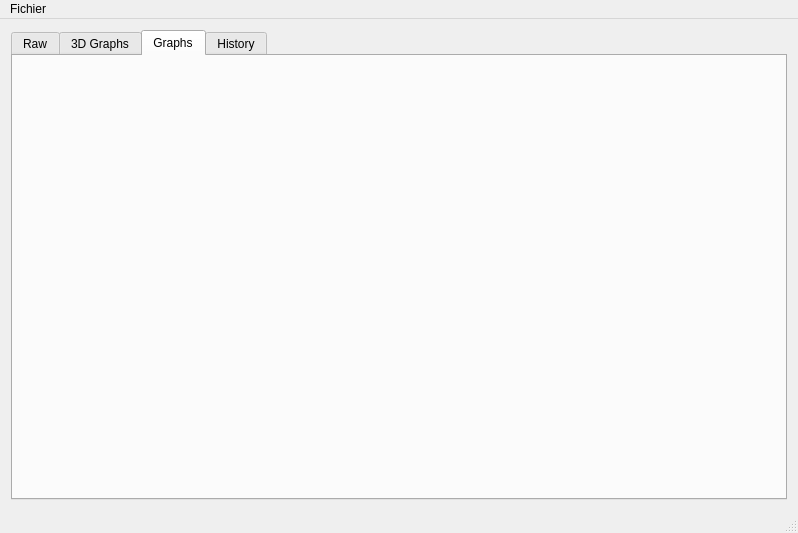
<?xml version="1.0" encoding="UTF-8"?>
<ui version="4.0">
 <class>MainWindow</class>
 <widget class="QMainWindow" name="MainWindow">
  <property name="geometry">
   <rect>
    <x>0</x>
    <y>0</y>
    <width>798</width>
    <height>533</height>
   </rect>
  </property>
  <property name="windowTitle">
   <string>MainWindow</string>
  </property>
  <widget class="QWidget" name="centralWidget">
   <layout class="QVBoxLayout" name="verticalLayout_3">
    <item>
     <widget class="QTabWidget" name="tabWidget">
      <property name="tabPosition">
       <enum>QTabWidget::North</enum>
      </property>
      <property name="tabShape">
       <enum>QTabWidget::Rounded</enum>
      </property>
      <property name="currentIndex">
       <number>2</number>
      </property>
      <widget class="QWidget" name="tabWidgetPageRaw">
       <property name="accessibleName">
        <string>Raw data</string>
       </property>
       <attribute name="title">
        <string>Raw</string>
       </attribute>
       <layout class="QHBoxLayout" name="horizontalLayout_2">
        <item>
         <layout class="QGridLayout" name="gridLayout_2">
          <property name="sizeConstraint">
           <enum>QLayout::SetNoConstraint</enum>
          </property>
          <item row="0" column="0" colspan="2">
           <widget class="QLabel" name="label_3">
            <property name="text">
             <string>Accéléromètre</string>
            </property>
            <property name="alignment">
             <set>Qt::AlignCenter</set>
            </property>
           </widget>
          </item>
          <item row="0" column="2" colspan="2">
           <widget class="QLabel" name="label_2">
            <property name="text">
             <string>GPS Position</string>
            </property>
            <property name="alignment">
             <set>Qt::AlignCenter</set>
            </property>
           </widget>
          </item>
          <item row="0" column="4" colspan="2">
           <widget class="QLabel" name="label">
            <property name="text">
             <string>Flux optique</string>
            </property>
            <property name="alignment">
             <set>Qt::AlignCenter</set>
            </property>
           </widget>
          </item>
          <item row="1" column="0">
           <layout class="QVBoxLayout" name="verticalLayout_9">
            <item>
             <widget class="QLabel" name="label_33">
              <property name="text">
               <string>Données</string>
              </property>
             </widget>
            </item>
            <item>
             <widget class="QLabel" name="label_32">
              <property name="text">
               <string>Dernière</string>
              </property>
             </widget>
            </item>
            <item>
             <widget class="QLabel" name="label_31">
              <property name="text">
               <string>Fréquence</string>
              </property>
             </widget>
            </item>
           </layout>
          </item>
          <item row="1" column="1">
           <layout class="QVBoxLayout" name="accRawLayout">
            <item>
             <widget class="QLabel" name="accLastDataLabel">
              <property name="text">
               <string>TextLabel</string>
              </property>
             </widget>
            </item>
            <item>
             <widget class="QLabel" name="accLastTimeLabel">
              <property name="text">
               <string>TextLabel</string>
              </property>
             </widget>
            </item>
            <item>
             <widget class="QLabel" name="accRateLabel">
              <property name="text">
               <string>TextLabel</string>
              </property>
             </widget>
            </item>
           </layout>
          </item>
          <item row="1" column="2">
           <layout class="QVBoxLayout" name="verticalLayout_2">
            <property name="sizeConstraint">
             <enum>QLayout::SetMaximumSize</enum>
            </property>
            <item>
             <widget class="QLabel" name="label_13">
              <property name="text">
               <string>Données</string>
              </property>
             </widget>
            </item>
            <item>
             <widget class="QLabel" name="label_14">
              <property name="text">
               <string>Dernière</string>
              </property>
             </widget>
            </item>
            <item>
             <widget class="QLabel" name="label_15">
              <property name="text">
               <string>Fréquence</string>
              </property>
             </widget>
            </item>
           </layout>
          </item>
          <item row="1" column="3">
           <layout class="QVBoxLayout" name="GPSPosRawLayout">
            <item>
             <widget class="QLabel" name="GPSPosLastDataLabel">
              <property name="text">
               <string>TextLabel</string>
              </property>
             </widget>
            </item>
            <item>
             <widget class="QLabel" name="GPSPosLastTimeLabel">
              <property name="text">
               <string>TextLabel</string>
              </property>
             </widget>
            </item>
            <item>
             <widget class="QLabel" name="GPSPosRateLabel">
              <property name="text">
               <string>TextLabel</string>
              </property>
             </widget>
            </item>
           </layout>
          </item>
          <item row="1" column="4">
           <layout class="QVBoxLayout" name="verticalLayout_5">
            <item>
             <widget class="QLabel" name="label_25">
              <property name="text">
               <string>Données</string>
              </property>
             </widget>
            </item>
            <item>
             <widget class="QLabel" name="label_26">
              <property name="text">
               <string>Dernière</string>
              </property>
             </widget>
            </item>
            <item>
             <widget class="QLabel" name="label_27">
              <property name="text">
               <string>Fréquence</string>
              </property>
             </widget>
            </item>
           </layout>
          </item>
          <item row="1" column="5">
           <layout class="QVBoxLayout" name="opticFlowRawLayout">
            <item>
             <widget class="QLabel" name="opticFlowLastDataLabel">
              <property name="text">
               <string>TextLabel</string>
              </property>
             </widget>
            </item>
            <item>
             <widget class="QLabel" name="opticFlowLastTimeLabel">
              <property name="text">
               <string>TextLabel</string>
              </property>
             </widget>
            </item>
            <item>
             <widget class="QLabel" name="opticFlowRateLabel">
              <property name="text">
               <string>TextLabel</string>
              </property>
             </widget>
            </item>
           </layout>
          </item>
          <item row="2" column="0" colspan="2">
           <widget class="QLabel" name="label_34">
            <property name="layoutDirection">
             <enum>Qt::LeftToRight</enum>
            </property>
            <property name="text">
             <string>Gyroscope</string>
            </property>
            <property name="alignment">
             <set>Qt::AlignCenter</set>
            </property>
           </widget>
          </item>
          <item row="2" column="2" colspan="2">
           <widget class="QLabel" name="label_35">
            <property name="text">
             <string>GPS DOP</string>
            </property>
            <property name="alignment">
             <set>Qt::AlignCenter</set>
            </property>
           </widget>
          </item>
          <item row="3" column="0">
           <layout class="QVBoxLayout" name="verticalLayout_8">
            <item>
             <widget class="QLabel" name="label_4">
              <property name="text">
               <string>Données</string>
              </property>
             </widget>
            </item>
            <item>
             <widget class="QLabel" name="label_5">
              <property name="text">
               <string>Dernière</string>
              </property>
             </widget>
            </item>
            <item>
             <widget class="QLabel" name="label_6">
              <property name="text">
               <string>Fréquence</string>
              </property>
             </widget>
            </item>
           </layout>
          </item>
          <item row="3" column="1">
           <layout class="QVBoxLayout" name="gyroRawLayout">
            <item>
             <widget class="QLabel" name="gyroLastDataLabel">
              <property name="text">
               <string>TextLabel</string>
              </property>
             </widget>
            </item>
            <item>
             <widget class="QLabel" name="gyroLastTimeLabel">
              <property name="text">
               <string>TextLabel</string>
              </property>
             </widget>
            </item>
            <item>
             <widget class="QLabel" name="gyroRateLabel">
              <property name="text">
               <string>TextLabel</string>
              </property>
             </widget>
            </item>
           </layout>
          </item>
          <item row="3" column="2">
           <layout class="QVBoxLayout" name="verticalLayout_7">
            <item>
             <widget class="QLabel" name="label_19">
              <property name="text">
               <string>Données</string>
              </property>
             </widget>
            </item>
            <item>
             <widget class="QLabel" name="label_20">
              <property name="text">
               <string>Dernière</string>
              </property>
             </widget>
            </item>
            <item>
             <widget class="QLabel" name="label_21">
              <property name="text">
               <string>Fréquence</string>
              </property>
             </widget>
            </item>
           </layout>
          </item>
          <item row="3" column="3">
           <layout class="QVBoxLayout" name="GPSDOPRawLayout">
            <item>
             <widget class="QLabel" name="GPSDOPLastDataLabel">
              <property name="text">
               <string>TextLabel</string>
              </property>
             </widget>
            </item>
            <item>
             <widget class="QLabel" name="GPSDOPLastTimeLabel">
              <property name="text">
               <string>TextLabel</string>
              </property>
             </widget>
            </item>
            <item>
             <widget class="QLabel" name="GPSDOPRateLabel">
              <property name="text">
               <string>TextLabel</string>
              </property>
             </widget>
            </item>
           </layout>
          </item>
         </layout>
        </item>
       </layout>
      </widget>
      <widget class="QWidget" name="tab">
       <attribute name="title">
        <string>3D Graphs</string>
       </attribute>
      </widget>
      <widget class="QWidget" name="tabWidgetPageGraphs">
       <attribute name="title">
        <string>Graphs</string>
       </attribute>
       <layout class="QVBoxLayout" name="verticalLayout">
        <item>
         <layout class="QGridLayout" name="gridLayout">
          <item row="0" column="0">
           <widget class="QCustomPlot" name="accPlot" native="true"/>
          </item>
          <item row="0" column="1">
           <widget class="QCustomPlot" name="GPSPlot" native="true"/>
          </item>
          <item row="0" column="2">
           <widget class="QCustomPlot" name="opticFlowPlot" native="true"/>
          </item>
          <item row="1" column="0">
           <widget class="QCustomPlot" name="gyroPlot" native="true"/>
          </item>
          <item row="1" column="1">
           <widget class="QCustomPlot" name="GPSErrorPlot" native="true"/>
          </item>
          <item row="1" column="2">
           <widget class="QCustomPlot" name="orientationPlot" native="true"/>
          </item>
         </layout>
        </item>
       </layout>
      </widget>
      <widget class="QWidget" name="tabWidgetPageHistory">
       <attribute name="title">
        <string>History</string>
       </attribute>
       <layout class="QHBoxLayout" name="horizontalLayout_4">
        <item>
         <layout class="QGridLayout" name="gridLayout_3">
          <item row="0" column="0">
           <widget class="QLabel" name="label_36">
            <property name="text">
             <string>Accéléromètre</string>
            </property>
            <property name="alignment">
             <set>Qt::AlignCenter</set>
            </property>
           </widget>
          </item>
          <item row="0" column="2">
           <widget class="QLabel" name="label_38">
            <property name="text">
             <string>Flux optique</string>
            </property>
            <property name="alignment">
             <set>Qt::AlignCenter</set>
            </property>
           </widget>
          </item>
          <item row="0" column="1">
           <widget class="QLabel" name="label_37">
            <property name="text">
             <string>GPS Position</string>
            </property>
            <property name="alignment">
             <set>Qt::AlignCenter</set>
            </property>
           </widget>
          </item>
          <item row="1" column="0">
           <widget class="QListView" name="accHistoryListView"/>
          </item>
          <item row="3" column="0">
           <widget class="QListView" name="gyrohistoryListView"/>
          </item>
          <item row="3" column="1">
           <widget class="QListView" name="GPSDOPHistoryListView"/>
          </item>
          <item row="3" column="2">
           <widget class="QListView" name="emptyHistoryListView"/>
          </item>
          <item row="1" column="1">
           <widget class="QListView" name="GPSPosHistoryListView"/>
          </item>
          <item row="1" column="2">
           <widget class="QListView" name="opticFlowHistoryListView"/>
          </item>
          <item row="2" column="0">
           <widget class="QLabel" name="label_39">
            <property name="text">
             <string>Gyroscope</string>
            </property>
            <property name="alignment">
             <set>Qt::AlignCenter</set>
            </property>
           </widget>
          </item>
          <item row="2" column="1">
           <widget class="QLabel" name="label_40">
            <property name="text">
             <string>GPS DOP</string>
            </property>
            <property name="alignment">
             <set>Qt::AlignCenter</set>
            </property>
           </widget>
          </item>
          <item row="2" column="2">
           <widget class="QLabel" name="label_41">
            <property name="text">
             <string/>
            </property>
           </widget>
          </item>
         </layout>
        </item>
       </layout>
      </widget>
     </widget>
    </item>
   </layout>
  </widget>
  <widget class="QMenuBar" name="menuBar">
   <property name="geometry">
    <rect>
     <x>0</x>
     <y>0</y>
     <width>798</width>
     <height>22</height>
    </rect>
   </property>
   <widget class="QMenu" name="menuFichier">
    <property name="title">
     <string>Fichier</string>
    </property>
    <addaction name="actionQuitter"/>
   </widget>
   <addaction name="menuFichier"/>
  </widget>
  <widget class="QStatusBar" name="statusBar"/>
  <action name="actionQuitter">
   <property name="text">
    <string>Quitter</string>
   </property>
  </action>
 </widget>
 <layoutdefault spacing="6" margin="11"/>
 <customwidgets>
  <customwidget>
   <class>QCustomPlot</class>
   <extends>QWidget</extends>
   <header>qcustomplot.h</header>
   <container>1</container>
  </customwidget>
 </customwidgets>
 <tabstops>
  <tabstop>gyrohistoryListView</tabstop>
  <tabstop>tabWidget</tabstop>
  <tabstop>GPSDOPHistoryListView</tabstop>
  <tabstop>emptyHistoryListView</tabstop>
  <tabstop>GPSPosHistoryListView</tabstop>
  <tabstop>opticFlowHistoryListView</tabstop>
  <tabstop>accHistoryListView</tabstop>
 </tabstops>
 <resources/>
 <connections/>
</ui>
